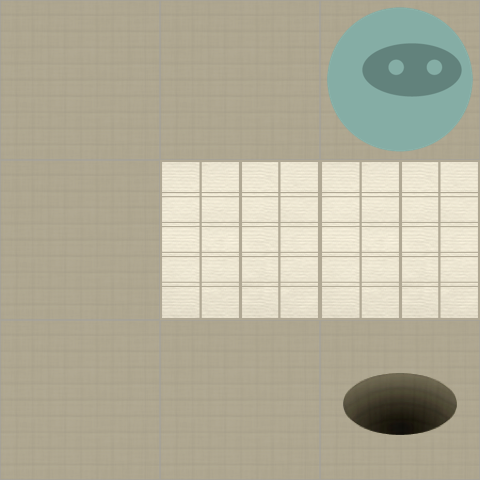

This is a level from a 2D game, rendered from its Tiled map with the project's own tilesets. A one-line summary and the map file follow, with tile-layer data summarised:
An orthogonal 3x3 tile map with 160x160 px tiles, 2 tile layers (Level, Actors).

<map version="1.0" orientation="orthogonal" width="3" height="3" tilewidth="160" tileheight="160">
 <properties>
  <property name="moves" value="6" />
 </properties>
 <tileset firstgid="1" name="tiles" tilewidth="160" tileheight="160" spacing="2" margin="2">
  <image source="tiles-ipadhd.png" width="1024" height="1024" />
  <tile id="0">
   <properties>
    <property name="actor" value="exit" />
   </properties>
  </tile>
  <tile id="2">
   <properties>
    <property name="actor" value="guard" />
    <property name="direction" value="down" />
   </properties>
  </tile>
  <tile id="3">
   <properties>
    <property name="actor" value="guard" />
    <property name="direction" value="left" />
   </properties>
  </tile>
  <tile id="4">
   <properties>
    <property name="actor" value="guard" />
    <property name="direction" value="right" />
   </properties>
  </tile>
  <tile id="5">
   <properties>
    <property name="actor" value="guard" />
    <property name="direction" value="up" />
   </properties>
  </tile>
  <tile id="7">
   <properties>
    <property name="actor" value="player" />
   </properties>
  </tile>
  <tile id="8">
   <properties>
    <property name="actor" value="scroll" />
   </properties>
  </tile>
  <tile id="9">
   <properties>
    <property name="wall" value="1" />
   </properties>
  </tile>
 </tileset>
 <layer name="Level" width="3" height="3">
  <data>[9 cells, 9 non-empty, 2 distinct tile ids]</data>
 </layer>
 <layer name="Actors" width="3" height="3">
  <data>[9 cells, 2 non-empty, 2 distinct tile ids]</data>
 </layer>
</map>
